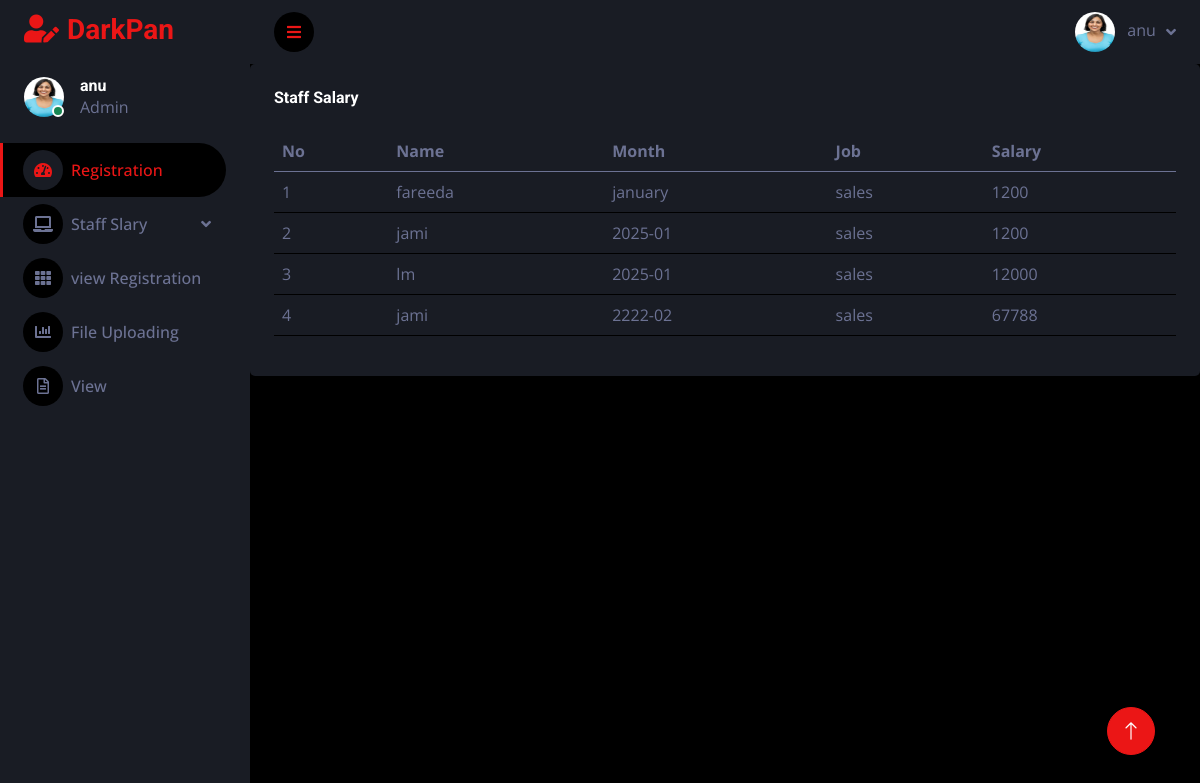
Screenshot of /salary_view.php (signed in) with the database file from the repository.
### tables this page shows
CREATE TABLE `salary` (
  `sid` int(100) NOT NULL,
  `rid` int(100) NOT NULL,
  `month` varchar(100) NOT NULL,
  `salary` int(100) NOT NULL,
  `job` varchar(100) NOT NULL
);

CREATE TABLE `register` (
  `rid` int(100) NOT NULL,
  `name` varchar(100) NOT NULL,
  `dob` varchar(100) NOT NULL,
  `gender` varchar(100) NOT NULL,
  `status` varchar(100) NOT NULL
);

### salary_view.php (the view, shortened to what this page needs)
<?php
include 'connection.php';
$data=mysqli_query($con,"SELECT * FROM register INNER JOIN salary ON register.rid=salary.rid ");
?>
<!DOCTYPE html>
<html lang="en">
<head>
    <link href="https://cdnjs.cloudflare.com/ajax/libs/font-awesome/5.10.0/css/all.min.css" rel="stylesheet">
    <link href="https://cdn.jsdelivr.net/npm/bootstrap-icons@1.4.1/font/bootstrap-icons.css" rel="stylesheet">
    <link href="lib/owlcarousel/assets/owl.carousel.min.css" rel="stylesheet">
    <link href="lib/tempusdominus/css/tempusdominus-bootstrap-4.min.css" rel="stylesheet" />
    <link href="css/bootstrap.min.css" rel="stylesheet">
    <link href="css/style.css" rel="stylesheet">
</head>
<body>
    <div class="container-fluid position-relative d-flex p-0">
        <?php
        include 'sidebar.php';
        ?>
        <div class="content">
 <?php
 include 'navbar.php';
 ?>
            <div class="col-12">
                        <div class="bg-secondary rounded h-100 p-4">
                            <h6 class="mb-4">Staff Salary</h6>
                            <div class="table-responsive">
                                <table class="table">
                                    <thead>
                                        <tr>
                                            <th scope="col">No</th>
                                            <th scope="col">Name</th>
                                            <th scope="col">Month</th>
                                            <th scope="col">Job</th>
                                            <th scope="col">Salary</th>
                                        </tr>
                                    </thead>
                                    <tbody>
                                        <tr>
                                            <?php
                                            while($row=mysqli_fetch_assoc($data)){
                                            ?>
                                            <td><?php echo $row['sid'];?></td>
                                            <td><?php echo $row['name'];?></td>
                                            <td><?php echo $row['month'];?></td>
                                            <td><?php echo $row['job'];?></td>
                                            <td><?php echo $row['salary'];?></td>
                                        </tr>
                                        <?php
                                            }
                                        ?>
                                    </tbody>
                                </table>
                            </div>
                        </div>
                    </div>
            </div>
        </div>
        <a href="#" class="btn btn-lg btn-primary btn-lg-square back-to-top"><i class="bi bi-arrow-up"></i></a>
</body>
</html>

### css/style.css (style rules this page uses)
:root { --primary: #EB1616; --secondary: #191C24; --light: #6C7293; --dark: #000000; }
.back-to-top { position: fixed; display: none; right: 45px; bottom: 45px; z-index: 99; }
.btn { transition: .5s; }
.btn-lg-square { width: 48px; height: 48px; }
.btn-square, .btn-sm-square, .btn-lg-square { padding: 0; display: inline-flex; align-items: center; justify-content: center; font-weight: normal; border-radius: 50px; }
.content { margin-left: 250px; min-height: 100vh; background: var(--dark); transition: 0.5s; }
@media (min-width: 992px) { .content { width: calc(100% - 250px); } }

### rows the page displays
salary: sid "1", rid.name "fareeda", month "january", job "sales", salary "1200"
salary: sid "2", rid.name "jami", month "2025-01", job "sales", salary "1200"
salary: sid "3", rid.name "lm", month "2025-01", job "sales", salary "12000"
salary: sid "4", rid.name "jami", month "2222-02", job "sales", salary "67788"

### other values shown
$name "anu"
